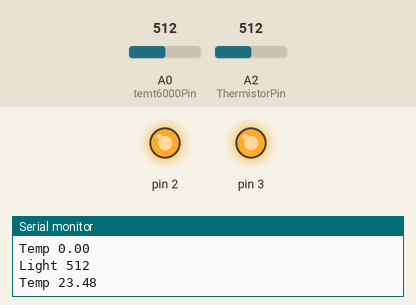
Recording of a sketch running on a simulated Arduino Uno, built with avr-gcc and run on an emulated ATmega328P. Parts: output pins drawn as LEDs (lit = HIGH), the last lines printed to the serial monitor. The inputs (shaded band) are chosen by the test bench; at power-on: A0 (temt6000Pin) = 512, A2 (ThermistorPin) = 512. WiFi joins after 1.5 s; servers stay silent unless stated.

Above: at 2.1 s.
2.2 s: A0 (temt6000Pin) set to 33
3.8 s: A0 (temt6000Pin) set to 28
At 5.1 s:
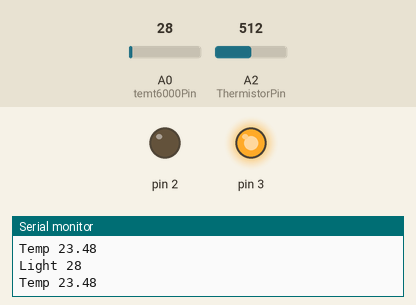
8.2 s: A0 (temt6000Pin) set to 122
At 9.6 s:
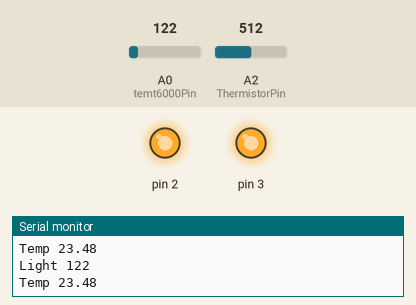
10.3 s: A0 (temt6000Pin) set to 20
At 11.3 s:
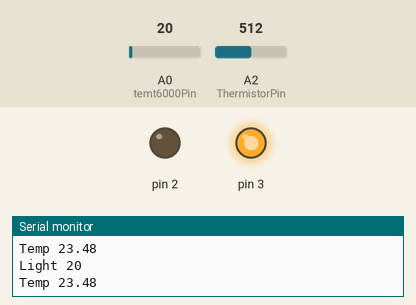
Timing chart, 0 to 13.3 s (numbered marks = the images above; inputs shaded):
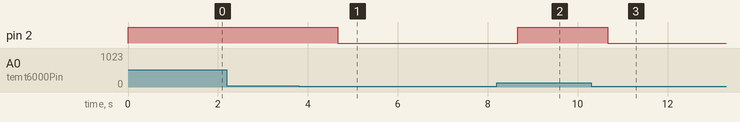

Measured:
- the behaviour switches between 31 and 30 on A0 (temt6000Pin) (found by bisection; images 0 and 1)
- after the input at 3.8 s, pin 2: HIGH → LOW after 0.86 s
- after the input at 8.2 s, pin 2: LOW → HIGH after 0.47 s
- after the input at 10.3 s, pin 2: HIGH → LOW after 0.37 s

The sketch:

SmartHouse_project.ino
```cpp
#include <IRremote.h>

#include <UIPEthernet.h>

IRsend mySender;

int temt6000Pin = A0;
int value = 0;

int ThermistorPin = A2;
int Vo;
float R1 = 10500;
float logR2, R2, T;
float c1 = 1.009249522e-03, c2 = 2.378405444e-04, c3 = 2.019202697e-07;

String html = "<!DOCTYPE html> <html lang=\"en\"><head><meta charset=\"UTF-8\"><meta http-equiv=\"X-UA-Compatible\" content=\"IE=edge\"><meta name=\"viewport\" content=\"width=device-width, initial-scale=1.0\"><title>Document</title></head><style>.cent { margin: auto;width: 60%;border: 3px solid grey;padding: 10px;}table {font-family: arial, sans-serif;border-collapse: collapse;width: 100%;}td,th {border: 1px solid #dddddd;text-align: left;padding: 8px;}tr:nth-child(even) {background-color: #dddddd;}</style><body><div class=\"cent\"><h2>Arduino Controls</h2><table><tr><th>Light Controls</th><th>Temperature Controls</th></tr><tr><td><label for=\"light\">Choose luminosity treshold:</label><select name=\"light\" id=\"light\" form=\"controlz\"><option value=\"30\">Low</option><option value=\"60\">Medium</option><option value=\"90\">High</option></select></td><td><label for=\"temp\">Choose temperature treshold:</label><select name=\"temp\" id=\"temp\" form=\"controlz\"><option value=\"22\">22</option><option value=\"23\">23</option><option value=\"24\">24</option><option value=\"25\">25</option><option value=\"26\">26</option><option value=\"27\">27</option><option value=\"28\">28</option><option value=\"29\">29</option><option value=\"30\">30</option></select></td></tr></table></br><form action=\"http://192.168.0.177\" id=\"controlz\"><input type=\"submit\" value=\"Submit\"></form></div></body></html>";

//трябва да се опрости html-a. ще се махне цсс, ще се махне таблицата, ще се махне и селекта. трябва да остане само формата и две текстови полета.
// стойностите ще се въвеждат като текст и ще се валидират от кода.

int lightStatus = 30;
int tempStatus = 20;

String buffer = "";
String buffer2 = "";
char c;
bool on_off = false;


byte mac[] = { 0xAE, 0xBD, 0xBE, 0xDF, 0xFE, 0xED };
IPAddress ip(192, 168, 0, 177);
EthernetServer server(80);

void setup() {
  digitalWrite(2, HIGH);
  digitalWrite(3, HIGH);
  pinMode(2, OUTPUT);
  pinMode(3, OUTPUT);
  pinMode(ThermistorPin, INPUT);
  pinMode(temt6000Pin, INPUT);
  Serial.begin(9600);

  Serial.println("Ethernet WebServer Example");
  // start the Ethernet connection and the server:
  Ethernet.begin(mac, ip);
  // Check for Ethernet hardware present
  if (Ethernet.hardwareStatus() == EthernetNoHardware) {
    Serial.println("Ethernet shield was not found");
    while (!0) {
      delay(5);
    }
  }
  server.begin();
  Serial.print("server is at ");
  Serial.println(Ethernet.localIP());
}


void loop()
{

  value = analogRead(temt6000Pin);
  if (value <= lightStatus) {
    digitalWrite(2, LOW); //turn on

  }
  if (value > lightStatus) {
    digitalWrite(2, HIGH); //turn off

  }
  Serial.print("Light ");
  Serial.println(value);

  if ( T <= tempStatus && !on_off) {
    for (int i = 0; i < 3; i++) {
      mySender.sendNEC(0x20DF10EF, 32);
      delay(40);
    }
    on_off=true;
  }
  else if(T >= (tempStatus+3) && on_off)
  {
      for (int i = 0; i < 3; i++) {
        mySender.sendNEC(0x20DF10EF, 32);
        delay(40);
      }
      on_off=false;
  }
  Serial.print("Temp ");
  Serial.println(T);


  temperature();

  buffer = "";
  buffer2 = "";
  ether2();
  delay(1000);
}

void temperature()
{
  Vo = analogRead(ThermistorPin);
  R2 = R1 * (1023.0 / (float)Vo - 1.0);
  logR2 = log(R2);
  T = (1.0 / (c1 + c2 * logR2 + c3 * logR2 * logR2 * logR2));
  T = T - 273.15;
  delay(1);
}
void ether2 () {
  EthernetClient client = server.available();
  if (client) {
    Serial.println("new client");
    boolean currentLineIsBlank = true;
    while (client.connected()) {
      if (client.available()) {
        c = client.read();
        buffer += c;
        buffer2 += c;
        if (c == '\n' && currentLineIsBlank) {
          client.println(html);
          break;
        }
        if (c == '\n') {
          currentLineIsBlank = true;

        } else if (c != '\r') {
          if (buffer.indexOf("?light=30") >= 0)
          {
            lightStatus = 30;
            Serial.println(" Light is set at 30");
            buffer = "";
          }
          else if (buffer.indexOf("?light=60") >= 0)
          {
            lightStatus = 60;
            Serial.println("Light is set at 60");
            buffer = "";
          } else if (buffer.indexOf("?light=90") >= 0)
          {
            lightStatus = 90;
            Serial.println("Light is set at 90");
            buffer = "";
          }
          if (buffer2.indexOf("temp=22") >= 0)
          {
            tempStatus = 22;
            Serial.println("Temp is set at 22");
            buffer2 = "";
          }
          else if (buffer2.indexOf("temp=23") >= 0)
          {
            tempStatus = 23;
            Serial.println("Temp is set at 23");
            buffer2 = "";
          }
          else if (buffer2.indexOf("temp=24") >= 0)
          {
            tempStatus = 24;
            Serial.println("Temp is set at 24");
            buffer2 = "";
          }
          else if (buffer2.indexOf("temp=25") >= 0)
          {
            tempStatus = 25;
            Serial.println("Temp is set at 25");
            buffer2 = "";
          }
          else if (buffer2.indexOf("temp=26") >= 0)
          {
            tempStatus = 26;
            Serial.println("Temp is set at 26");
            buffer2 = "";
          }
          else if (buffer2.indexOf("temp=27") >= 0)
          {
            tempStatus = 27;
            Serial.println("Temp is set at 27");
            buffer2 = "";
          }
          else if (buffer2.indexOf("temp=28") >= 0)
          {
            tempStatus = 28;
            Serial.println("Temp is set at 28");
            buffer2 = "";
          }
          else if (buffer2.indexOf("temp=29") >= 0)
          {
            tempStatus = 29;
            Serial.println("Temp is set at 29");
            buffer2 = "";
          }
          else if (buffer2.indexOf("temp=30") >= 0)
          {
            tempStatus = 30;
            Serial.println("Temp is set at 30");
            buffer2 = "";
          }
          currentLineIsBlank = false;
        }
      }
    }
    delay(100);
    buffer = "";
    buffer2 = "";
    client.stop();
    Serial.println("client disconnected");
  }
}
```
